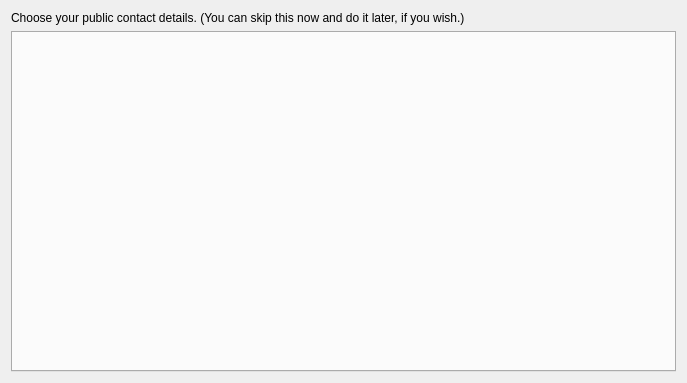
<?xml version="1.0" encoding="UTF-8"?>
<ui version="4.0">
 <class>MTPageNym_AltLocation</class>
 <widget class="QWizardPage" name="MTPageNym_AltLocation">
  <property name="geometry">
   <rect>
    <x>0</x>
    <y>0</y>
    <width>687</width>
    <height>383</height>
   </rect>
  </property>
  <property name="maximumSize">
   <size>
    <width>800</width>
    <height>400</height>
   </size>
  </property>
  <property name="windowTitle">
   <string>WizardPage</string>
  </property>
  <layout class="QVBoxLayout" name="verticalLayout">
   <item>
    <widget class="QLabel" name="label">
     <property name="text">
      <string>Choose your public contact details. (You can skip this now and do it later, if you wish.)</string>
     </property>
     <property name="wordWrap">
      <bool>true</bool>
     </property>
    </widget>
   </item>
   <item>
    <widget class="QTabWidget" name="tabWidget">
     <property name="currentIndex">
      <number>-1</number>
     </property>
    </widget>
   </item>
  </layout>
 </widget>
 <resources/>
 <connections/>
</ui>
